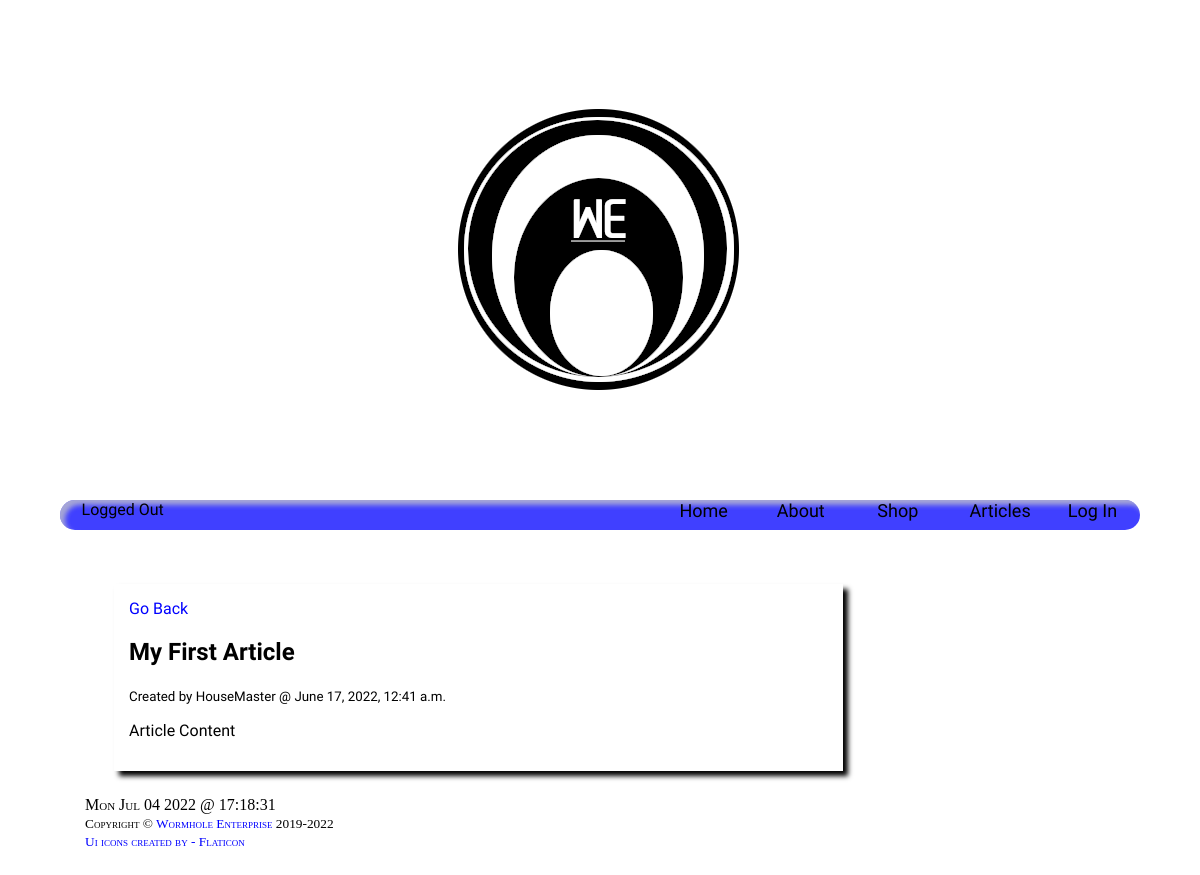
/articles/1, run on the app's committed database.
### website/models.py (models this page shows, shortened)
class Article(models.Model):
  articleID = models.SlugField(max_length=200, unique=True)
  title = models.CharField(max_length=25, default="Title", null=False, blank=False)
  createdOn = models.DateTimeField(auto_now_add=True)
  createdBy = models.ForeignKey(User, on_delete=models.CASCADE)
  updatedOn = models.DateTimeField(auto_now=True)
  content = models.TextField(null=False, blank=False, default="Article Content")
  img1 = models.ImageField(upload_to='article/', null=True, blank=True)
  img2 = models.ImageField(upload_to='article/', null=True, blank=True)
  img3 = models.ImageField(upload_to='article/', null=True, blank=True)
  img4 = models.ImageField(upload_to='article/', null=True, blank=True)
  img5 = models.ImageField(upload_to='article/', null=True, blank=True)
  status = models.IntegerField(choices=STATUS, default=0)
  class Meta:
    ordering = ['createdOn']

### website/views.py (the view)
# urls.py: path('articles/<int:pk>', views.ArticleDetail.as_view(), name='article'),
class ArticleDetail(generic.DetailView):
  model = Article

### website/templates/website/article_detail.html (shortened to what this page needs)
{% extends 'base.html' %}
{% load static %}
{% block content %}
  <article class="detailedView">
    <section class="col-9 col-s-6 col-m-6">
    <a href="javascript:history.back()">Go Back</a>
    <h2>{{ object.title }}</h2>
    <small>Created by {{ object.createdBy }} @ {{ object.createdOn }}</small>
    <p>{{ object.content }}</p>
    </section>
    <aside class="col-3 col-s-6 col-m-4">
    </aside>
  </article>
{% endblock %}

### website/static/css/main.css (style rules this page uses)
* { box-sizing: border-box; }
.row::after { content: ""; clear: both; display: table; }
[class*="col-"] { float: left; padding: 15px; }
@media only screen and (min-width: 600px) { .col-s-6 { width: 50%; } }
@media only screen and (min-width: 1200px) { body.pc { font-family: Zen Kurenaido, Arial; margin: 0 5%; } }
@media only screen and (min-width: 1200px) { article.detailedView { margin: 5%; } }
@media only screen and (min-width: 1200px) { article.detailedView section { box-shadow: 5px 5px 5px black; } }
@media only screen and (min-width: 1200px) { article.detailedView a { text-decoration: none; color: blue; } }
@media only screen and (min-width: 1200px) { .col-3 { width: 25%; } }
@media only screen and (min-width: 1200px) { .col-9 { width: 75%; } }

### data on the page
Article: title "My First Article", createdBy "HouseMaster", createdOn "June 17, 2022, 12:41 a.m.", content "Article Content"
